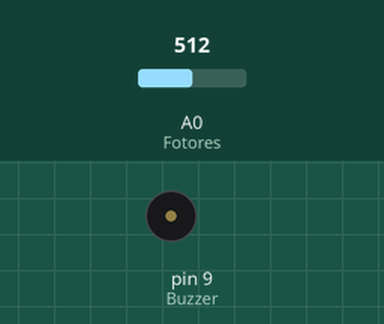
The sketch below on a simulated Arduino Uno, built with avr-gcc and run on an emulated ATmega328P. On the bench: buzzer (waves = sounding). Inputs (shaded band) come from the test bench; at power-on: A0 (Fotores) = 512.

Above: at 0.1 s.
Timing chart, 0 to 3.0 s (numbered marks = the images above):
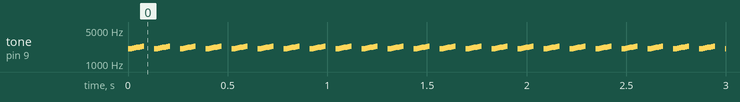

The sketch:

5_Buzzer_2.ino
```cpp
int Buzzer=9;
int Fotores=0;
int Nota;

void setup() {
  pinMode(Buzzer, OUTPUT);
 }

void loop() {
  Nota=3*(analogRead(Fotores))+500;
  tone(Buzzer,Nota);
  delay(10);
  for(int i=0; i<7; i++)
  {
   tone(Buzzer,(Nota+(50*i)));
   delay(10);
  }
 noTone(9);
 delay(50);
}
```

Measured:
- by itself, tone on pin 9 (Buzzer): repeats every 0.13 s: 2086 Hz 0.01 s, 2136 Hz 0.01 s, 2186 Hz 0.01 s, 2236 Hz 0.01 s, 2286 Hz 0.01 s, 2336 Hz 0.01 s, silent 0.05 s, 2036 Hz 0.02 s
